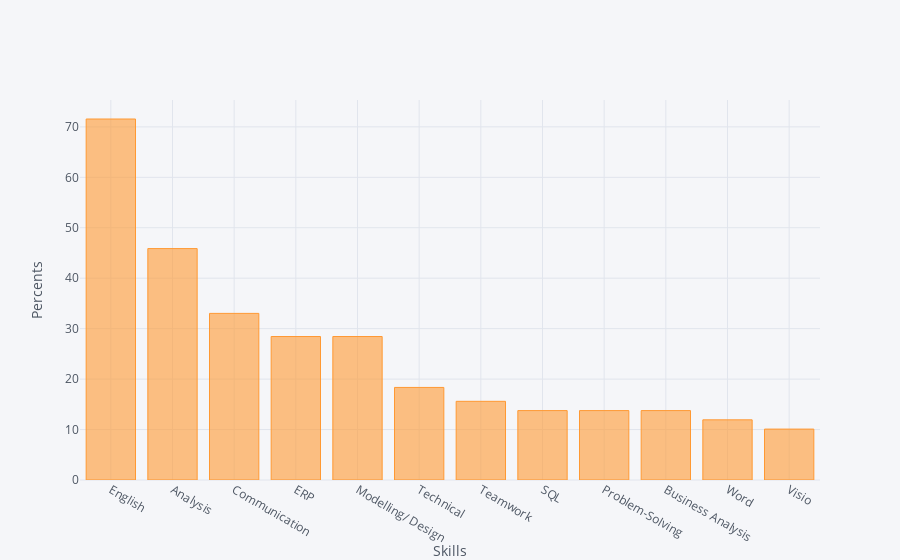

Notebook code cell kept with this figure:
### Markdown cell above
# Bussiness Analyst

### Code cell
a=ar.array('d',[71.560,45.872,33.028,28.440,28.440,18.349,15.596,13.761,13.761,13.761,11.927,10.092])
sk=["English","Analysis","Communication","ERP","Modelling/ Design","Technical","Teamwork","SQL","Problem-Solving","Business Analysis","Word","Visio"]
skill = pd.DataFrame({'Skill':sk,'PostNumber':a}).set_index('Skill')
skill.iplot(kind='bar', xTitle="Skills", yTitle="Percents" )

### Figure 1 — Plotly figure (JSON) as saved in the notebook; plotly's stock layout.template omitted (floating-point values rounded to 4 significant figures)
{"data": [{"marker": {"color": "rgba(255, 153, 51, 0.6)", "line": {"color": "rgba(255, 153, 51, 1.0)", "width": 1}}, "name": "PostNumber", "orientation": "v", "text": "", "type": "bar", "uid": "b8a39e01-3a64-41de-a702-1da7f48ab610", "x": ["English", "Analysis", "Communication", "ERP", "Modelling/ Design", "Technical", "Teamwork", "SQL", "Problem-Solving", "Business Analysis", "Word", "Visio"], "y": [71.56, 45.87, 33.03, 28.44, 28.44, 18.35, 15.6, 13.76, 13.76, 13.76, 11.93, 10.09]}], "layout": {"legend": {"bgcolor": "#F5F6F9", "font": {"color": "#4D5663"}}, "paper_bgcolor": "#F5F6F9", "plot_bgcolor": "#F5F6F9", "title": {"font": {"color": "#4D5663"}}, "xaxis": {"gridcolor": "#E1E5ED", "showgrid": true, "tickfont": {"color": "#4D5663"}, "title": {"font": {"color": "#4D5663"}, "text": "Skills"}, "zerolinecolor": "#E1E5ED"}, "yaxis": {"gridcolor": "#E1E5ED", "showgrid": true, "tickfont": {"color": "#4D5663"}, "title": {"font": {"color": "#4D5663"}, "text": "Percents"}, "zerolinecolor": "#E1E5ED"}}}
